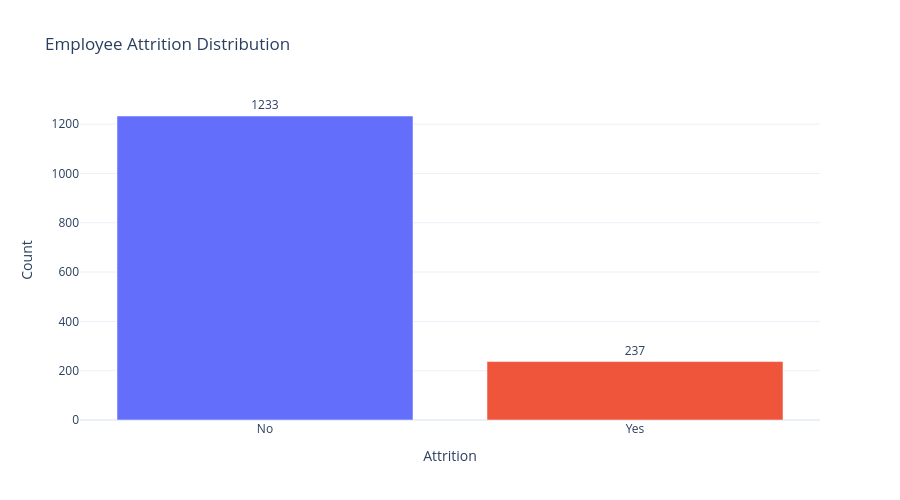

Notebook code cell kept with this figure:
### Code cell
fig = px.bar(
    attrition_summary.reset_index(),
    x="Attrition",
    y="Count",
    color="Attrition",
    text="Count",
    title="Employee Attrition Distribution"
)

fig.update_traces(textposition="outside")

fig.update_layout(
    showlegend=False,
    height=500
)

fig.show()

### Figure 1 — Plotly figure (JSON) as saved in the notebook; plotly's stock layout.template omitted (floating-point values rounded to 4 significant figures)
{"data": [{"hovertemplate": "Attrition=%{x}<br>Count=%{text}<extra></extra>", "legendgroup": "No", "marker": {"color": "#636efa", "pattern": {"shape": ""}}, "name": "No", "orientation": "v", "showlegend": true, "text": [1233.0], "textposition": "outside", "type": "bar", "x": ["No"], "xaxis": "x", "y": [1233], "yaxis": "y"}, {"hovertemplate": "Attrition=%{x}<br>Count=%{text}<extra></extra>", "legendgroup": "Yes", "marker": {"color": "#EF553B", "pattern": {"shape": ""}}, "name": "Yes", "orientation": "v", "showlegend": true, "text": [237.0], "textposition": "outside", "type": "bar", "x": ["Yes"], "xaxis": "x", "y": [237], "yaxis": "y"}], "layout": {"barmode": "relative", "height": 500, "legend": {"title": {"text": "Attrition"}, "tracegroupgap": 0}, "showlegend": false, "title": {"text": "Employee Attrition Distribution"}, "xaxis": {"anchor": "y", "categoryarray": ["No", "Yes"], "categoryorder": "array", "domain": [0, 1], "title": {"text": "Attrition"}}, "yaxis": {"anchor": "x", "domain": [0, 1], "title": {"text": "Count"}}}}
